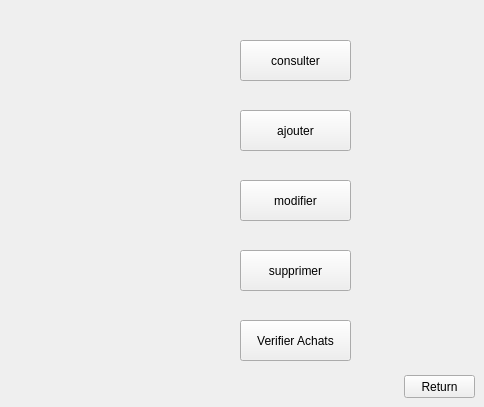
   <widget class="QWidget" name="page_22">
    <widget class="QPushButton" name="pushButton_74">
     <property name="geometry">
      <rect>
       <x>240</x>
       <y>40</y>
       <width>111</width>
       <height>41</height>
      </rect>
     </property>
     <property name="text">
      <string>consulter</string>
     </property>
    </widget>
    <widget class="QPushButton" name="pushButton_75">
     <property name="geometry">
      <rect>
       <x>240</x>
       <y>110</y>
       <width>111</width>
       <height>41</height>
      </rect>
     </property>
     <property name="text">
      <string>ajouter</string>
     </property>
    </widget>
    <widget class="QPushButton" name="pushButton_76">
     <property name="geometry">
      <rect>
       <x>240</x>
       <y>180</y>
       <width>111</width>
       <height>41</height>
      </rect>
     </property>
     <property name="text">
      <string>modifier</string>
     </property>
    </widget>
    <widget class="QPushButton" name="pushButton_77">
     <property name="geometry">
      <rect>
       <x>240</x>
       <y>250</y>
       <width>111</width>
       <height>41</height>
      </rect>
     </property>
     <property name="text">
      <string>supprimer</string>
     </property>
    </widget>
    <widget class="QPushButton" name="pushButton_80">
     <property name="geometry">
      <rect>
       <x>404</x>
       <y>375</y>
       <width>71</width>
       <height>23</height>
      </rect>
     </property>
     <property name="text">
      <string>Return</string>
     </property>
    </widget>
    <widget class="QPushButton" name="pushButton_21">
     <property name="geometry">
      <rect>
       <x>240</x>
       <y>320</y>
       <width>111</width>
       <height>41</height>
      </rect>
     </property>
     <property name="text">
      <string>Verifier Achats</string>
     </property>
    </widget>
   </widget>
